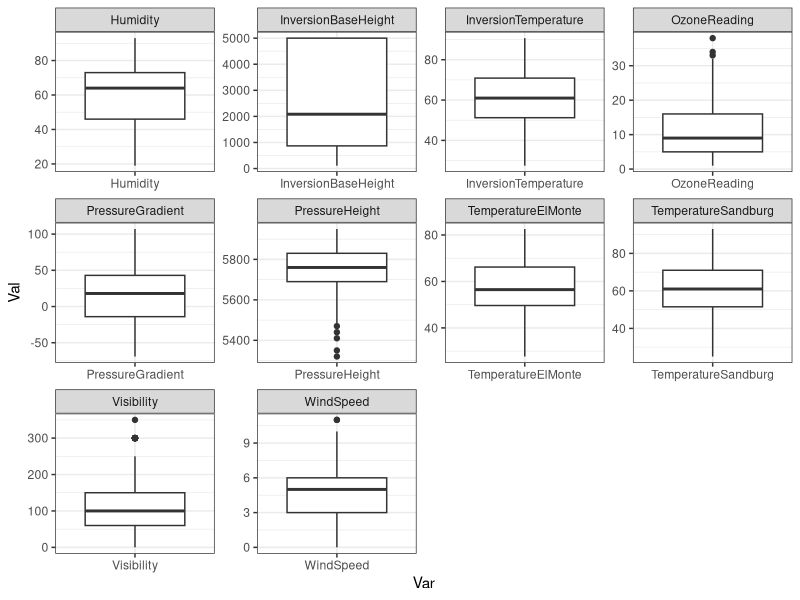

The R source for this figure: (Note: this script raises an error after producing the figure.)
## ---- chunk 1
library(tidyverse)
library(caret)
## ---- chunk 2
data(Ozone, package = "mlbench")
colnames(Ozone) <- c("Month", "DayOfMonth", "DayOfWeek",
                     "OzoneReading", "PressureHeight",
                     "WindSpeed", "Humidity",
                     "TemperatureSandburg", "TemperatureElMonte",
                     "InversionBaseHeight", "PressureGradient",
                     "InversionTemperature", "Visibility")
Ozone <- as_tibble(Ozone)
Ozone <- Ozone %>% select(-c(Month, DayOfMonth, DayOfWeek))
str(Ozone)
## ---- chunk 3
vapply(Ozone, function(x) sum(is.na(x)), FUN.VALUE = double(1))
## ---- chunk 4
Ozone <- na.omit(Ozone)
dim(Ozone)
## ---- chunk 5
Ozone %>% 
  pivot_longer(everything(), 
               names_to = 'Var', values_to = 'Val') %>%
  ggplot(aes(x = Var, y = Val)) + geom_boxplot() + 
  facet_wrap(~ Var, scales = 'free') + theme_bw()
## ---- chunk 6
corrplot(cor(Ozone %>% select(-OzoneReading)), is.corr = TRUE)
## ---- chunk 7
highCor <- findCorrelation(cor(Ozone %>% select(-OzoneReading)), 
                cutoff = 0.9)
highCorCols <- Ozone %>% select(-OzoneReading) %>%
  select(any_of(highCor)) %>% colnames()
Ozone <- Ozone %>% select(-any_of(highCorCols))
highCorCols
## ---- chunk 8
lm_mod1 <- lm(OzoneReading ~ ., data = Ozone)
summary(lm_mod1)
## ---- chunk 9
anova(lm_mod1)
## ---- chunk 10
lm_mod1
## ---- chunk 11
lm_mod1_pred <- predict(lm_mod1)
lm_mod1_resid <- resid(lm_mod1)
## ---- chunk 12
plot(predict(lm_mod1), resid(lm_mod1), 
     main = 'Residuals vs. Fitted', 
     xlab = 'Fitted values', 
     ylab = 'Residuals')
## ---- chunk 13
RMSE(lm_mod1_pred, Ozone$OzoneReading)
## ---- chunk 14
idx <- createDataPartition(y = Ozone$OzoneReading, p = .8,
                           list = FALSE, times = 1)
Ozone_train <- Ozone[idx,]
Ozone_test <- Ozone[-idx,]
paste0('Training data batch dimension: ', nrow(Ozone_train))
paste0('Test data batch dimension: ', nrow(Ozone_test))
## ---- chunk 15
tr <- trainControl(method = 'cv',
                   number = 5, search = 'grid')

model <- train(OzoneReading ~ ., data = Ozone_train,
               method = 'gbm', trControl = tr,
               verbose = FALSE)

model
## ---- chunk 16
plot(model)
## ---- chunk 17
model$bestTune
## ---- chunk 18
preds <- predict(object = model, newdata = Ozone_test)
rmse <- RMSE(pred = preds, obs = Ozone_test$OzoneReading)
r2 <- R2(pred = preds, obs = Ozone_test$OzoneReading)
paste0('Model RMSE: ', rmse)
paste0('Model R2: ', r2)

plot(x = preds, y = Ozone_test$OzoneReading)
## ---- chunk 19
data(BostonHousing2, package = 'mlbench')
BH2 <- tibble(BostonHousing2)
str(BH2)
## ---- chunk 20
paste0('# of levels: ', length(levels(BH2$town)))
## ---- chunk 21
BH2 %>% group_by(town) %>% tally() %>% 
  arrange(desc(n)) %>% head(5)
## ---- chunk 22
toptowns <- BH2 %>% group_by(town) %>% tally() %>% 
  arrange(desc(n)) %>% head(5) %>% pull(town)

BH2 <- BH2 %>% filter(town %in% toptowns) %>%
  mutate(town = factor(town, levels = toptowns))
## ---- chunk 23
BH2 <- BH2 %>% select(-medv)
bh_mod1 <- lm(cmedv ~ ., data = BH2)
summary(bh_mod1)
## ---- chunk 24
town_encoded <- model.matrix(~town -1, data = BH2)
head(town_encoded)
